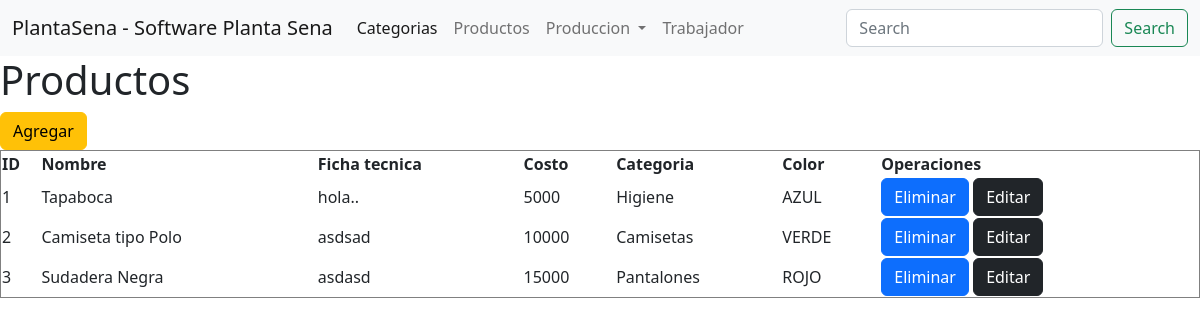
Screenshot of /planta/listarProducto/ with the database file from the repository.
### planta/models.py (models this page shows, shortened)
class Producto(models.Model):
    nombre = models.CharField(max_length=100, unique = True)
    ficha_tecnica = models.TextField()
    costo = models.IntegerField()
    categoria = models.ForeignKey(Categoria, on_delete = models.DO_NOTHING)
    COLOR = (
        ('r', 'ROJO'),
        ('v', 'VERDE'),
        ('a', 'AZUL'),
    )
    color = models.CharField(max_length=100, choices=COLOR, default='r')

class Categoria(models.Model):
    nombre = models.CharField(max_length=100)
    desc = models.CharField(max_length=254, null=True, blank=True)

### planta/views.py (the view)
# urls.py: path('listarProducto/', views.listarProducto, name="listarProducto" ),
def listarProducto(request):
    q = Producto.objects.all()
    contexto = {"datos": q}
    return render(request, 'planta/producto/listar_producto.html', contexto)

### planta/templates/planta/producto/listar_producto.html (shortened to what this page needs)
{% extends "planta/base.html"%}
{% load static %}
    {% block contenedor %}
    <h1>Productos</h1>
    <a class="btn btn-warning" href="{% url 'planta:formularioProducto' %}">Agregar</a>
    <br>
    {% if datos %}
        <table width="100%" border="1">
            <thead>
                <tr>
                    <th>ID</th>
                    <th>Nombre</th>
                    <th>Ficha tecnica</th>
                    <th>Costo</th>
                    <th>Categoria</th>
                    <th>Color</th>
                    <th>Operaciones</th>
                </tr>
            </thead>
            <tbody>
            {% for t in datos %}
                <tr>
                    <td>{{ t.id }} </td>
                    <td>{{ t.nombre}} </td>
                    <td>{{ t.ficha_tecnica }} </td>
                    <td>{{ t.costo }} </td>
                    <td>{{ t.categoria.nombre}}</td>
                    <td>{{ t.get_color_display}} </td>
                    <div class="d-grid gap-2 d-md-block">
                    <td><a class="btn btn-primary" href="{% url 'planta:eliminarProducto' t.id %}">Eliminar</a>
                        <a class="btn btn-dark" href="{% url 'planta:formularioEditar' t.id %}">Editar</a>
                    </td>
                    </div>
                </tr>
            {% endfor %}
            </tbody>
        </table>
    {% else%}
        <h1>No hay datos...</h1>
    {% endif %}
    {% endblock%}

### rows the page displays
Producto: id "1", nombre "Tapaboca", ficha_tecnica "hola..", costo "5000", categoria.nombre "Higiene", color "AZUL"
Producto: id "2", nombre "Camiseta tipo Polo", ficha_tecnica "asdsad", costo "10000", categoria.nombre "Camisetas", color "VERDE"
Producto: id "3", nombre "Sudadera Negra", ficha_tecnica "asdasd", costo "15000", categoria.nombre "Pantalones", color "ROJO"
